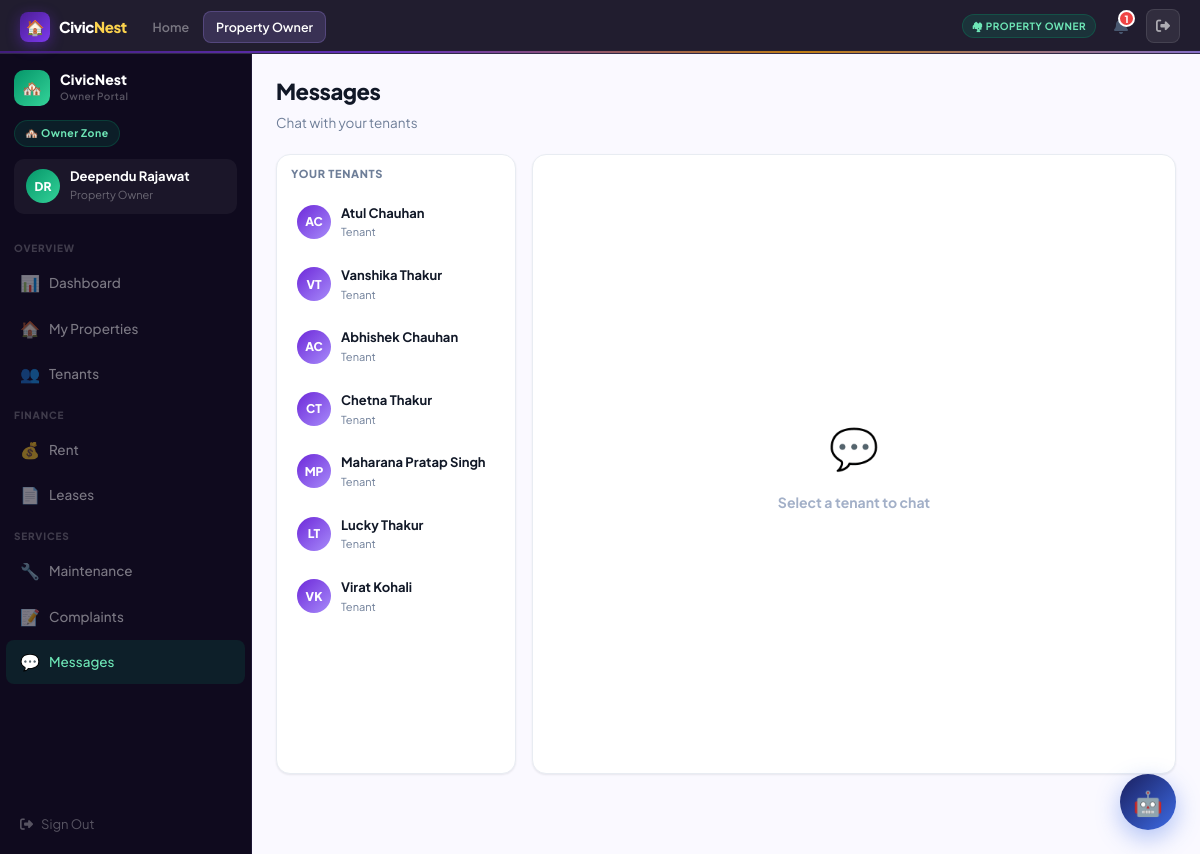
Screenshot of /owner/messages/ (signed in) with the database file from the repository.
### accounts/models.py (models this page shows, shortened)
class User(AbstractUser):
    ROLE_CHOICES = [
        ('admin','Platform Admin'),
        ('owner','Property Owner'),
        ('tenant','Tenant'),
        ('society_admin','Society Admin'),
    ]
    role = models.CharField(max_length=20, choices=ROLE_CHOICES, default='tenant')
    phone = models.CharField(max_length=15, blank=True)
    avatar_initials = models.CharField(max_length=3, blank=True)
    profile_photo = models.ImageField(upload_to='avatars/', blank=True, null=True)

### core/views.py (the view)
# urls.py: path('owner/messages/', views.owner_messages, name='owner_messages'),
@role_required("owner")
def owner_messages(request):
    my_leases = Lease.objects.filter(owner=request.user, status="active").select_related("tenant")
    tenants = [l.tenant for l in my_leases]; selected_id = request.GET.get("with")
    selected_user = None; chat = []
    if selected_id:
        selected_user = get_object_or_404(User, id=selected_id)
        chat = Message.objects.filter(Q(sender=request.user, receiver=selected_user)|Q(sender=selected_user, receiver=request.user)).order_by("created_at")
    if request.method == "POST" and selected_id:
        content = request.POST.get("content","").strip()
        if content:
            Message.objects.create(sender=request.user, receiver=selected_user, content=content)
            notify(selected_user, "New Message", f"{request.user.get_full_name()}: {content[:100]}", "info")
            return redirect(f"/owner/messages/?with={selected_id}")
    return render(request, "owner/messages.html", {"tenants": tenants, "chat": chat, "selected_user": selected_user})

### core/views.py (called while the page is built)
def role_required(*roles):
    def decorator(view):
        @functools.wraps(view)
        def wrapper(request, *args, **kwargs):
            if not request.user.is_authenticated:
                return redirect("/accounts/login/")
            if request.user.is_staff or request.user.is_superuser:
                return view(request, *args, **kwargs)
            if request.user.role not in roles:
                messages.error(request, "Access denied.")
                return redirect("/")
            return view(request, *args, **kwargs)
        return wrapper
    return decorator

### templates/owner/messages.html (shortened to what this page needs)
{% extends "base.html" %}
{% block nav_owner %}active{% endblock %}
{% block content %}
<div class="shell">
  {% with active="chat" %}{% include "partials/sidebar_owner.html" %}{% endwith %}
  <div class="main"><div class="panel fade-up">
    <div class="pg-intro"><h2>Messages</h2><p>Chat with your tenants</p></div>
    <div style="display:grid;grid-template-columns:240px 1fr;gap:16px;height:calc(100vh - 180px);">
      <div class="card" style="overflow-y:auto;padding:10px;">
        <div style="font-size:11px;font-weight:800;letter-spacing:.06em;text-transform:uppercase;color:var(--g400);margin-bottom:10px;padding:0 4px;">Your Tenants</div>
        {% for t in tenants %}
        <a href="/owner/messages/?with={{ t.id }}" style="display:flex;align-items:center;gap:10px;padding:10px 10px;border-radius:var(--r);margin-bottom:4px;transition:var(--tr);background:{% if selected_user.id == t.id %}var(--n100){% else %}transparent{% endif %};text-decoration:none;">
          <div style="width:34px;height:34px;border-radius:50%;background:linear-gradient(135deg,var(--n500),var(--n300));display:flex;align-items:center;justify-content:center;font-size:12px;font-weight:800;color:#fff;flex-shrink:0;">{{ t.avatar_initials }}</div>
          <div><div style="font-size:13px;font-weight:700;color:var(--g900);">{{ t.get_full_name|default:t.username }}</div><div style="font-size:11px;color:var(--g400);">Tenant</div></div>
        </a>
        {% empty %}<div style="text-align:center;padding:20px;font-size:12px;color:var(--g300);">No tenants yet</div>{% endfor %}
      </div>
      <div class="card" style="padding:0;display:flex;flex-direction:column;overflow:hidden;">
        {% if selected_user %}
        <div style="padding:14px 18px;border-bottom:1px solid var(--g100);display:flex;align-items:center;gap:10px;">
          <div style="width:36px;height:36px;border-radius:50%;background:linear-gradient(135deg,var(--n500),var(--n300));display:flex;align-items:center;justify-content:center;font-size:13px;font-weight:800;color:#fff;">{{ selected_user.avatar_initials }}</div>
          <div><div style="font-weight:800;">{{ selected_user.get_full_name|default:selected_user.username }}</div><div style="font-size:12px;color:var(--g400);">Tenant</div></div>
        </div>
        <div class="chat-messages" id="chat-box" style="flex:1;border-radius:0;">
          {% for m in chat %}
          <div class="msg {% if m.sender == user %}sent{% else %}received{% endif %}">
            <div><div class="msg-bubble">{{ m.content }}</div><div class="msg-time">{{ m.created_at|date:"h:i A" }}</div></div>
          </div>
          {% empty %}<div style="text-align:center;color:var(--g300);font-size:13px;padding:20px;">Start the conversation! 💬</div>{% endfor %}
        </div>
        <div style="padding:12px 16px;background:var(--white);border-top:1px solid var(--g100);">
          <form method="post" style="display:flex;gap:10px;">{% csrf_token %}
            <input type="text" name="content" class="form-ctrl" placeholder="Message…" required autocomplete="off">
            <button type="submit" class="btn-tp btn-primary">Send <i class="fa fa-paper-plane"></i></button>
          </form>
        </div>
        {% else %}<div style="flex:1;display:flex;align-items:center;justify-content:center;color:var(--g300);flex-direction:column;gap:12px;"><div style="font-size:40px;">💬</div><div style="font-weight:700;">Select a tenant to chat</div></div>{% endif %}
      </div>
    </div>
  </div></div>
</div>
{% endblock %}

### templates/partials/sidebar_owner.html
<aside class="sidebar" id="tp-sidebar">
  <div class="sb-head">
    <div class="sb-logo"><div class="sb-logo-mark own">🏘️</div><div><div class="sb-logo-text">CivicNest</div><div class="sb-logo-sub">Owner Portal</div></div></div>
    <div class="sb-zone-pill zp-own">🏘️ Owner Zone</div>
    <div class="sb-user"><div class="sb-av av-own">{{ user.avatar_initials }}</div><div><div class="sb-uname">{{ user.get_full_name|default:user.username }}</div><div class="sb-urole">Property Owner</div></div></div>
  </div>
  <div class="sb-sec">Overview</div>
  <a class="ni {% if active == 'dash' %}active-own{% endif %}" href="/owner/"><span class="ni-icon">📊</span>Dashboard</a>
  <a class="ni {% if active == 'props' %}active-own{% endif %}" href="/owner/properties/"><span class="ni-icon">🏠</span>My Properties</a>
  <a class="ni {% if active == 'tenants' %}active-own{% endif %}" href="/owner/tenants/"><span class="ni-icon">👥</span>Tenants</a>
  <div class="sb-sec">Finance</div>
  <a class="ni {% if active == 'rent' %}active-own{% endif %}" href="/owner/rent/"><span class="ni-icon">💰</span>Rent</a>
  <a class="ni {% if active == 'leases' %}active-own{% endif %}" href="/owner/leases/"><span class="ni-icon">📄</span>Leases</a>
  <div class="sb-sec">Services</div>
  <a class="ni {% if active == 'maint' %}active-own{% endif %}" href="/owner/maintenance/"><span class="ni-icon">🔧</span>Maintenance</a>
  <a class="ni {% if active == 'complaints' %}active-own{% endif %}" href="/owner/complaints/"><span class="ni-icon">📝</span>Complaints</a>
  <a class="ni {% if active == 'chat' %}active-own{% endif %}" href="/owner/messages/"><span class="ni-icon">💬</span>Messages</a>
  <div class="sb-foot"><a href="/accounts/logout/" class="sb-logout"><i class="fa fa-right-from-bracket"></i> Sign Out</a></div>
</aside>

### static/css/tenantpro.css (style rules this page uses)
:root { --n900:#0f0a1e; --n800:#1a1133; --n750:#1f1440; --n700:#2d1b5e; --n600:#4c1d95; --n500:#6d28d9; --n400:#7c3aed; --n300:#a78bfa; --n200:#ddd6fe; --n100:#ede9fe; --n50:#f5f3ff; --a500:#d97706; --a400:#f59e0b; --a300:#fcd34d; --a100:#fef3c7; --a50:#fffbeb; --green:#059669; --green-l:#ecfdf5; --green-b:#a7f3d0; --red:#dc2626; --red-l:#fef2f2; --red-b:#fecaca; --blue:#2563eb; --blue-l:#eff6ff; --blue-b:#bfdbfe; --cyan:#0891b2; --cyan-l:#ecfeff; --white:#fff; --off:#faf9ff; --g50:#f3f5f8; --g100:#e8ecf2; --g200:#d1d9e6; --g300:#a3b0c8; --g400:#6e7e98; --g500:#48576f; --g700:#2d3a52; --g900:#111827; --sh-xs:0 1px 2px rgba(15,10,30,.08); --sh-sm:0 2px 8px rgba(15,10,30,.1),0 1px 2px rgba(15,10,30,.06); --sh-md:0 6px 24px rgba(15,10,30,.12),0 2px 6px rgba(15,10,30,.06); --sh-lg:0 12px 48px rgba(15,10,30,.16),0 4px 12px rgba(15,10,30,.08); --sh-xl:0 24px 80px rgba(15,10,30,.2),0 8px 24px rgba(15,10,30,.1); --sh-glow:0 0 0 4px rgba(109,40,217,.18); --r:10px; --rl:14px; --rx:20px; --rf:9999px; --sidebar:252px; --topbar:54px; --font:'Plus Jakarta Sans',sans-serif; --mono:'JetBrains Mono',monospace; --tr:.18s cubic-bezier(.4,0,.2,1); --spring:.3s cubic-bezier(.34,1.56,.64,1); }
*,::before,::after { box-sizing:border-box;margin:0;padding:0; }
html { scroll-behavior:smooth; }
body { font-family:var(--font);background:var(--off);color:var(--g500);font-size:14px;line-height:1.6;-webkit-font-smoothing:antialiased;overflow-x:hidden; }
h1,h2,h3,h4,h5 { font-family:var(--font);color:var(--g900);letter-spacing:-.02em; }
a { text-decoration:none;color:inherit; }
.shell { display:flex;min-height:100vh;padding-top:var(--topbar); }
.sidebar { position:fixed;top:var(--topbar);left:0;bottom:0; width:var(--sidebar);z-index:1040;overflow-y:auto; background:var(--n900);border-right:1px solid rgba(167,139,250,.1); display:flex;flex-direction:column; transition:transform var(--tr); }
.sb-head { padding:16px 14px 10px; }
.sb-logo { display:flex;align-items:center;gap:10px;margin-bottom:14px; }
.sb-logo-mark { width:36px;height:36px;border-radius:10px; display:flex;align-items:center;justify-content:center;font-size:16px; }
.sb-logo-mark.own { background:linear-gradient(135deg,var(--green),#34d399); }
.sb-logo-text { font-size:14px;font-weight:800;color:#fff;line-height:1; }
.sb-logo-sub { font-size:10px;color:rgba(255,255,255,.3);font-weight:600;letter-spacing:.04em;margin-top:2px; }
.sb-zone-pill { display:inline-flex;align-items:center;gap:5px; font-size:10.5px;font-weight:700;letter-spacing:.05em; padding:4px 10px;border-radius:var(--rf);margin-bottom:12px; }
.zp-own { background:rgba(5,150,105,.15);color:#6ee7b7;border:1px solid rgba(5,150,105,.25); }
.sb-user { display:flex;align-items:center;gap:10px;padding:10px 12px;background:rgba(255,255,255,.05);border-radius:var(--r);margin-bottom:6px; }
.sb-av { width:34px;height:34px;border-radius:50%; display:flex;align-items:center;justify-content:center; font-size:12px;font-weight:800;color:#fff;flex-shrink:0; }
.av-own { background:linear-gradient(135deg,var(--green),#34d399); }
.sb-uname { font-size:13px;font-weight:700;color:#fff;line-height:1.2; }
.sb-urole { font-size:11px;color:rgba(255,255,255,.35);margin-top:2px; }
.sb-sec { font-size:10px;font-weight:800;letter-spacing:.08em;text-transform:uppercase;color:rgba(255,255,255,.2);padding:10px 14px 4px; }
.ni { display:flex;align-items:center;gap:9px; padding:9px 14px;border-radius:8px;margin:1px 6px; font-size:13.5px;font-weight:500;color:rgba(255,255,255,.45); cursor:pointer;transition:var(--tr);text-decoration:none; }
.ni.active-own { background:rgba(5,150,105,.15);color:#6ee7b7!important; }
.ni-icon { font-size:16px;width:20px;text-align:center; }
.sb-foot { margin-top:auto;padding:10px 6px; }
.sb-logout { display:flex;align-items:center;gap:8px; padding:9px 14px;border-radius:8px;font-size:13px; color:rgba(255,255,255,.3);cursor:pointer;transition:var(--tr); }
.main { flex:1;margin-left:var(--sidebar); min-height:100vh;background:var(--off); }
.panel { padding:24px; }
.pg-intro { margin-bottom:20px; }
.pg-intro h2 { font-size:22px;font-weight:800;color:var(--g900); }
.pg-intro p { font-size:13.5px;color:var(--g400);margin-top:3px; }
.card { background:var(--white);border:1px solid var(--g100); border-radius:var(--rl);padding:18px; box-shadow:var(--sh-xs);transition:box-shadow var(--tr); }
.fade-up { animation:fadeUp .35s ease both; }

### rows the page displays
User: avatar_initials "DR", get_full_name "Deependu Rajawat"
User: avatar_initials "AC", get_full_name "Atul Chauhan"
User: avatar_initials "VT", get_full_name "Vanshika Thakur"
User: avatar_initials "AC", get_full_name "Abhishek Chauhan"
User: avatar_initials "CT", get_full_name "Chetna Thakur"
User: avatar_initials "MP", get_full_name "Maharana Pratap Singh"
User: avatar_initials "LT", get_full_name "Lucky Thakur"
User: avatar_initials "VK", get_full_name "Virat Kohali"
